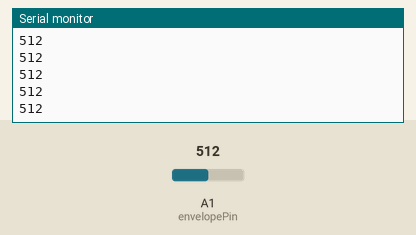
The sketch below on a simulated Arduino Uno, built with avr-gcc and run on an emulated ATmega328P. Shown: the last lines printed to the serial monitor. The test bench sets the inputs (shaded band); at power-on: A1 (envelopePin) = 512.

Above: at 1.2 s.
1.3 s: A1 (envelopePin) set to 716
At 1.31 s:
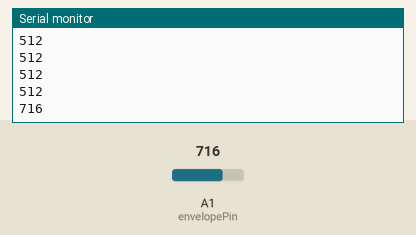
2.8 s: A1 (envelopePin) set to 900
At 2.81 s:
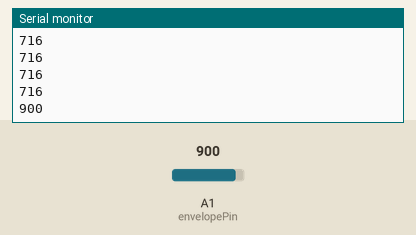
Timing chart, 0 to 5.8 s (numbered marks = the images above; inputs shaded):
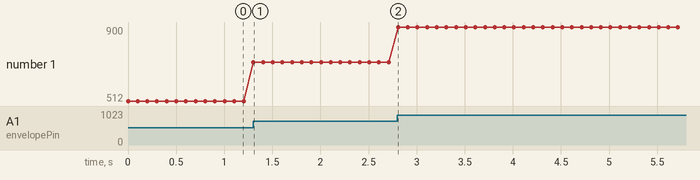

Measured:
- after the input at 1.3 s, the serial monitor: prints a new line at once (image 1)
- after the input at 2.8 s, the serial monitor: prints a new line at once (image 2)
- plotted number 1: 512 → 716 after the input at 1.3 s, 716 → 900 after the input at 2.8 s

The sketch:

sound.ino
```cpp
const int envelopePin = A1;  // ENVELOPE connected to A0

void setup() {
  Serial.begin(9600);        // Start serial communication
  pinMode(envelopePin, INPUT);
}

void loop() {
  int soundLevel = analogRead(envelopePin);  // Read analog value (0–1023)
  Serial.println(soundLevel);                // Print value to Serial Monitor
  delay(100);                                // Small delay for readability
}
```
